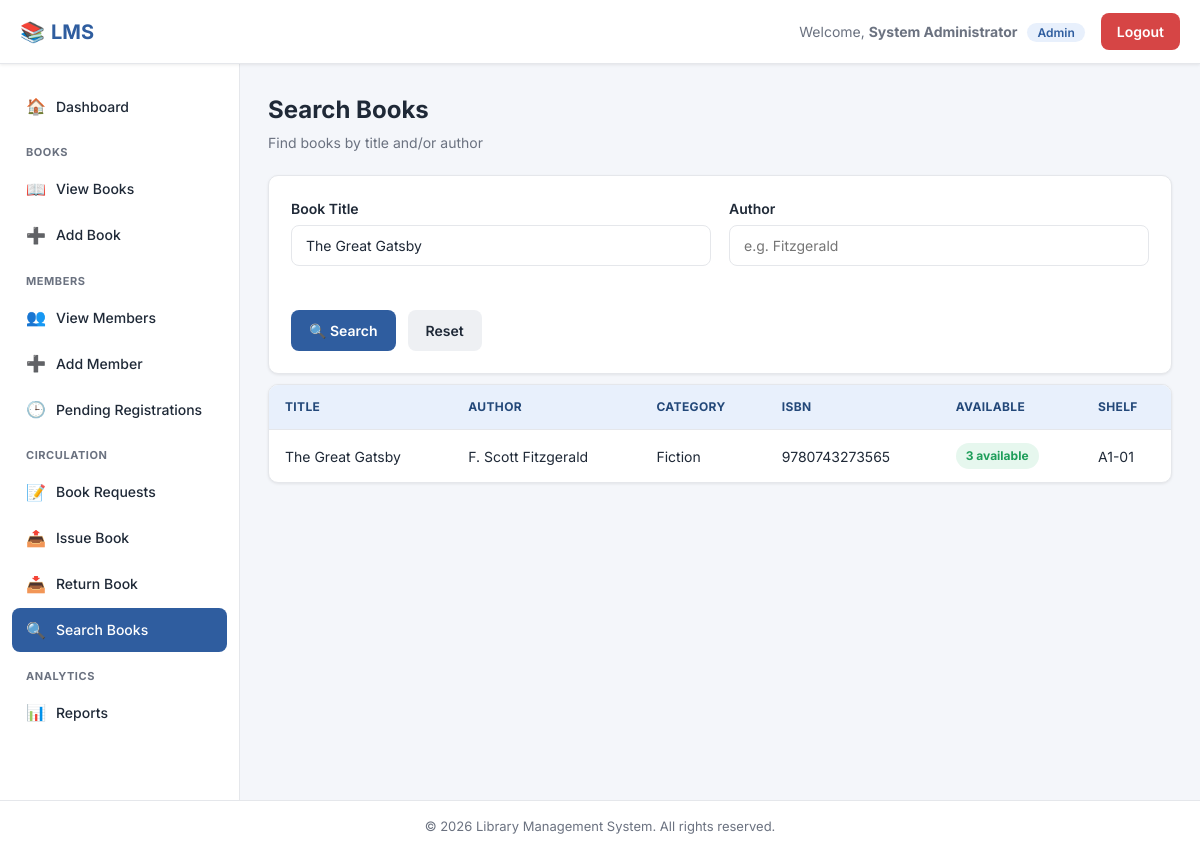
/search_books.php?title=The Great Gatsby (signed in), run on the app's committed database.
### tables this page shows
CREATE TABLE books (
    book_id INT AUTO_INCREMENT PRIMARY KEY,
    title VARCHAR(200) NOT NULL,
    author VARCHAR(150) NOT NULL,
    isbn VARCHAR(30) NOT NULL UNIQUE,
    category VARCHAR(100) NOT NULL,
    publisher VARCHAR(150),
    publish_year YEAR,
    total_copies INT NOT NULL DEFAULT 1,
    available_copies INT NOT NULL DEFAULT 1,
    shelf_location VARCHAR(50),
    added_date TIMESTAMP DEFAULT CURRENT_TIMESTAMP
);

### search_books.php (the view, shortened to what this page needs)
<?php
require_once 'config/config.php';
$title = trim($_GET['title'] ?? '');
$author = trim($_GET['author'] ?? '');
$hasSearched = isset($_GET['title']) || isset($_GET['author']);
$results = null;
if ($hasSearched) {
    $sql = "SELECT * FROM books WHERE 1=1";
    $params = [];
    $types = '';
    if ($title !== '') {
        $sql .= " AND title LIKE ?";
        $params[] = '%' . $title . '%';
        $types .= 's';
    }
    $sql .= " ORDER BY title ASC";
    $stmt = $conn->prepare($sql);
    if ($params) {
        $stmt->bind_param($types, ...$params);
    }
    $stmt->execute();
    $results = $stmt->get_result();
}
include 'includes/header.php';
include 'includes/sidebar.php';
?>
<div class="page-header">
    <div>
        <h1>Search Books</h1>
        <p class="subtitle">Find books by title and/or author</p>
    </div>
</div>
<div class="card mb-1">
    <form method="GET" action="search_books.php" class="form-grid">
        <div class="form-group">
            <label for="title">Book Title</label>
            <input type="text" id="title" name="title" placeholder="e.g. Gatsby" value="<?php echo htmlspecialchars($title); ?>">
        </div>
        <div class="form-group">
            <label for="author">Author</label>
            <input type="text" id="author" name="author" placeholder="e.g. Fitzgerald" value="<?php echo htmlspecialchars($author); ?>">
        </div>
        <div class="form-actions" style="grid-column: 1 / -1;">
            <button type="submit" class="btn btn-primary">🔍 Search</button>
            <a href="search_books.php" class="btn btn-secondary">Reset</a>
        </div>
    </form>
</div>
<?php if ($hasSearched): ?>
    <div class="table-wrapper">
        <table>
            <thead>
                <tr><th>Title</th><th>Author</th><th>Category</th><th>ISBN</th><th>Available</th><th>Shelf</th></tr>
            </thead>
            <tbody>
                <?php if ($results->num_rows === 0): ?>
                    <tr><td colspan="6" class="text-center">No books matched your search.</td></tr>
                <?php else: while ($book = $results->fetch_assoc()): ?>
                    <tr>
                        <td><?php echo htmlspecialchars($book['title']); ?></td>
                        <td><?php echo htmlspecialchars($book['author']); ?></td>
                        <td><?php echo htmlspecialchars($book['category']); ?></td>
                        <td><?php echo htmlspecialchars($book['isbn']); ?></td>
                        <td>
                            <?php if ($book['available_copies'] > 0): ?>
                                <span class="badge badge-success"><?php echo (int)$book['available_copies']; ?> available</span>
                            <?php else: ?>
                                <span class="badge badge-danger">Out of stock</span>
                            <?php endif; ?>
                        </td>
                        <td><?php echo htmlspecialchars($book['shelf_location'] ?: '-'); ?></td>
                    </tr>
                <?php endwhile; endif; ?>
            </tbody>
        </table>
    </div>
<?php endif; ?>
<?php include 'includes/footer.php'; ?>

### assets/css/style.css (style rules this page uses)
:root { --primary: #2f5d9f; --primary-dark: #234879; --primary-light: #e8f0fc; --accent: #f0a500; --success: #1e9e5a; --success-bg: #e6f7ee; --danger: #d64545; --danger-bg: #fdecec; --warning: #e8a33d; --warning-bg: #fdf3e2; --text-dark: #1f2937; --text-muted: #6b7280; --border-color: #e5e7eb; --bg-body: #f4f6fa; --bg-white: #ffffff; --radius: 10px; --shadow-sm: 0 1px 3px rgba(0,0,0,0.08); --shadow-md: 0 4px 14px rgba(0,0,0,0.08); --sidebar-width: 240px; --topbar-height: 64px; }
* { margin: 0; padding: 0; box-sizing: border-box; }
body { font-family: 'Inter', -apple-system, BlinkMacSystemFont, 'Segoe UI', sans-serif; background: var(--bg-body); color: var(--text-dark); line-height: 1.5; }
a { text-decoration: none; color: inherit; }
button { font-family: inherit; cursor: pointer; }
.page-header { display: flex; align-items: center; justify-content: space-between; margin-bottom: 22px; flex-wrap: wrap; gap: 12px; }
.page-header h1 { font-size: 24px; font-weight: 700; }
.page-header p.subtitle { color: var(--text-muted); font-size: 14px; margin-top: 4px; }
.btn { display: inline-flex; align-items: center; gap: 6px; padding: 10px 18px; border-radius: 8px; font-size: 14px; font-weight: 600; border: none; transition: transform .1s, box-shadow .15s, background .2s; }
.btn-primary { background: var(--primary); color: #fff; }
.btn-secondary { background: #eef0f3; color: var(--text-dark); }
.card { background: var(--bg-white); border-radius: var(--radius); box-shadow: var(--shadow-sm); border: 1px solid var(--border-color); padding: 22px; }
.table-wrapper { overflow-x: auto; background: var(--bg-white); border-radius: var(--radius); border: 1px solid var(--border-color); box-shadow: var(--shadow-sm); }
table { width: 100%; border-collapse: collapse; min-width: 700px; }
thead { background: var(--primary-light); }
th, td { text-align: left; padding: 13px 16px; font-size: 14px; border-bottom: 1px solid var(--border-color); }
th { color: var(--primary-dark); font-weight: 700; text-transform: uppercase; font-size: 12px; letter-spacing: .03em; }
tbody tr:last-child td { border-bottom: none; }
.badge { padding: 4px 10px; border-radius: 20px; font-size: 12px; font-weight: 700; display: inline-block; }
.badge-success { background: var(--success-bg); color: var(--success); }
.form-grid { display: grid; grid-template-columns: 1fr 1fr; gap: 18px; }
.form-group { margin-bottom: 18px; display: flex; flex-direction: column; gap: 6px; }
.form-group label { font-size: 14px; font-weight: 600; }
.form-group input, .form-group select, .form-group textarea { padding: 11px 14px; border: 1.5px solid var(--border-color); border-radius: 8px; font-size: 14px; font-family: inherit; transition: border-color .15s; background: #fff; color: var(--text-dark); }
.form-actions { display: flex; gap: 12px; margin-top: 8px; }
.mb-1 { margin-bottom: 10px; }

### data on the page
books: title "The Great Gatsby", author "F. Scott Fitzgerald", category "Fiction", isbn "9780743273565", available_copies "3", shelf_location "A1-01"

### other printed values
$welcome_name "System Administrator"
$welcome_role "Admin"
